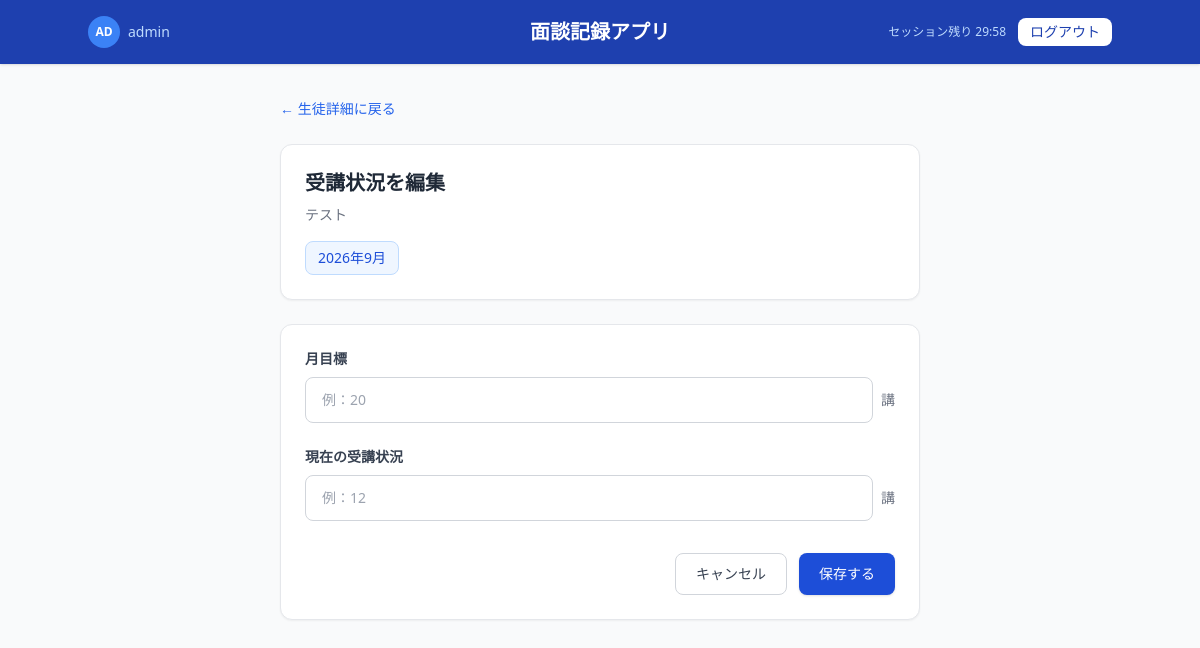
Page /edit_progress/2 (signed in) on the earlier database version.
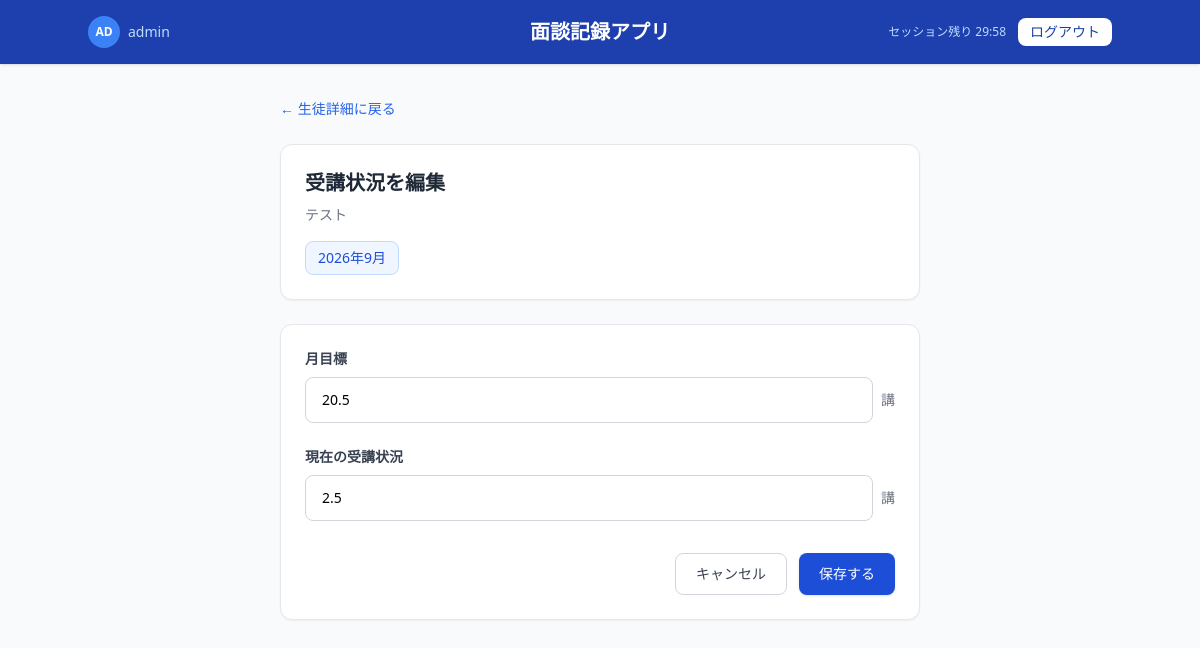
Same page on the later database version.
### app.py (models this page shows, shortened)
class User(UserMixin, db.Model):
    id = db.Column(db.Integer, primary_key=True)
    code = db.Column(db.String(50), unique=True, nullable=False)
    password_hash = db.Column(db.String(200), nullable=False)
    is_admin = db.Column(db.Boolean, default=False)

class Student(db.Model):
    id = db.Column(db.Integer, primary_key=True)
    name = db.Column(db.String(100), nullable=False)
    grade = db.Column(db.String(50), nullable=False)
    school = db.Column(db.String(100), nullable=False)
    records = db.relationship('Record', backref='student', lazy=True)

class MonthlyProgress(db.Model):
    id = db.Column(db.Integer, primary_key=True)
    student_id = db.Column(db.Integer, db.ForeignKey('student.id'), nullable=False)
    month = db.Column(db.String(7), nullable=False)  # YYYY-MM
    monthly_goal = db.Column(db.Float)
    current_progress = db.Column(db.Float)
    student = db.relationship(
        'Student',
        backref=db.backref('monthly_progresses', lazy=True)
    )
    __table_args__ = (
        db.UniqueConstraint('student_id', 'month', name='unique_student_month'),
    )

### app.py (the view, shortened to what this page needs)
@app.route('/edit_progress/<int:student_id>', methods=['GET', 'POST'])
@login_required
def edit_progress(student_id):
    student = Student.query.get_or_404(student_id)
    month = request.args.get('month')
    if not month:
        month = datetime.now().strftime('%Y-%m')
    progress = MonthlyProgress.query.filter_by(
        student_id=student_id,
        month=month
    ).first()
    if not progress:
        progress = MonthlyProgress(
            student_id=student_id,
            month=month
        )
    return render_template(
        'edit_progress.html',
        student=student,
        progress=progress,
        month=month
    )

### app.py (called while the page is built)
@login_manager.user_loader
def load_user(user_id):
    return User.query.get(int(user_id))

### templates/edit_progress.html (shortened to what this page needs)
<!DOCTYPE html>
<html lang="ja">
<head>
    <script src="https://cdn.tailwindcss.com"></script>
</head>
<body class="bg-gray-50 min-h-screen">
    <header class="bg-blue-800 text-white px-6 py-4 shadow">
        <div class="flex items-center justify-between max-w-5xl mx-auto">
            <div class="flex items-center gap-3">
                <a href="/change_password" class="flex items-center gap-2 hover:opacity-80">
                    <div class="w-8 h-8 rounded-full bg-blue-500 flex items-center justify-center text-xs font-semibold">
                        {{ current_user.code[:2].upper() }}
                    </div>
                    <span class="text-sm text-blue-200">
                        {{ current_user.code }}
                    </span>
                </a>
            </div>
            <h1 class="text-xl font-semibold absolute left-1/2 transform -translate-x-1/2">
                面談記録アプリ
            </h1>
            <div class="flex items-center gap-3">
                <span id="session-timer" class="text-xs text-blue-200"></span>
                <a href="/logout"
                   class="text-sm bg-white text-blue-800 px-3 py-1 rounded-lg hover:bg-blue-50 transition font-medium">
                    ログアウト
                </a>
            </div>
        </div>
    </header>
    <main class="max-w-2xl mx-auto px-4 py-8">
        <a href="/student/{{ student.id }}?month={{ month }}"
           class="text-blue-600 text-sm hover:underline">
            ← 生徒詳細に戻る
        </a>
        <div class="bg-white rounded-xl shadow-sm border border-gray-200 p-6 mt-6">
            <h2 class="text-xl font-semibold text-gray-800">
                受講状況を編集
            </h2>
            <p class="text-sm text-gray-500 mt-2">
                {{ student.name }}
            </p>
            <div class="mt-4 inline-block bg-blue-50 border border-blue-200 text-blue-700 px-3 py-1.5 rounded-lg text-sm font-medium">
                {{ month[:4] }}年{{ month[5:7]|int }}月
            </div>
        </div>
        <form method="POST"
              class="bg-white rounded-xl shadow-sm border border-gray-200 p-6 mt-6">
            <div class="mb-6">
                <label for="monthly_goal"
                       class="block text-sm font-semibold text-gray-700 mb-2">
                    月目標
                </label>
                <div class="flex items-center gap-2">
                    <input
                        type="number"
                        id="monthly_goal"
                        name="monthly_goal"
                        step="0.5"
                        min="0"
                        value="{{ progress.monthly_goal if progress.monthly_goal is not none else '' }}"
                        placeholder="例：20"
                        class="w-full border border-gray-300 rounded-lg px-4 py-3 text-sm
                               focus:outline-none focus:ring-2 focus:ring-blue-500 focus:border-blue-500"
                    >
                    <span class="text-sm text-gray-500 whitespace-nowrap">
                        講
                    </span>
                </div>
            </div>
            <div class="mb-8">
                <label for="current_progress"
                       class="block text-sm font-semibold text-gray-700 mb-2">
                    現在の受講状況
                </label>
                <div class="flex items-center gap-2">
                    <input
                        type="number"
                        id="current_progress"
                        name="current_progress"
                        step="0.5"
                        min="0"
                        value="{{ progress.current_progress if progress.current_progress is not none else '' }}"
                        placeholder="例：12"
                        class="w-full border border-gray-300 rounded-lg px-4 py-3 text-sm
                               focus:outline-none focus:ring-2 focus:ring-emerald-500 focus:border-emerald-500"
                    >
                    <span class="text-sm text-gray-500 whitespace-nowrap">
                        講
                    </span>
                </div>
            </div>
            <div class="flex justify-end gap-3">
                <a
                    href="/student/{{ student.id }}?month={{ month }}"
                    class="px-5 py-2.5 rounded-lg border border-gray-300 text-sm
                           text-gray-700 hover:bg-gray-50 transition font-medium"
                >
                    キャンセル
                </a>
                <button
                    type="submit"
                    class="bg-blue-700 text-white px-5 py-2.5 rounded-lg text-sm
                           hover:bg-blue-800 transition font-medium shadow"
                >
                    保存する
                </button>
            </div>
        </form>
    </main>
</body>
</html>

Differences in the rows shown:
added MonthlyProgress: monthly_goal "20.5", current_progress "2.5"
